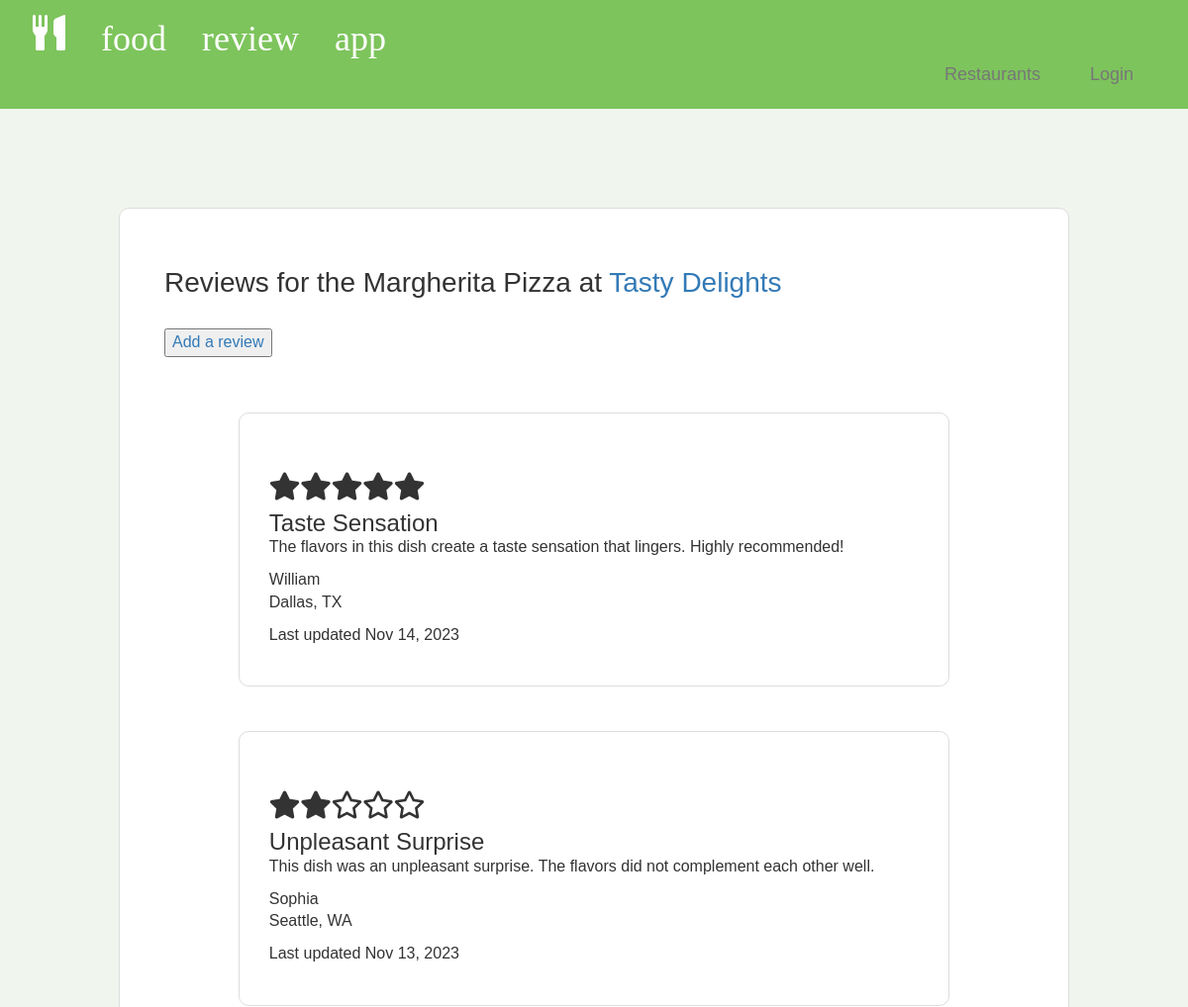
/reviews/review-list.php?food_item=1 (upper part), run on an earlier commit of the app's database.
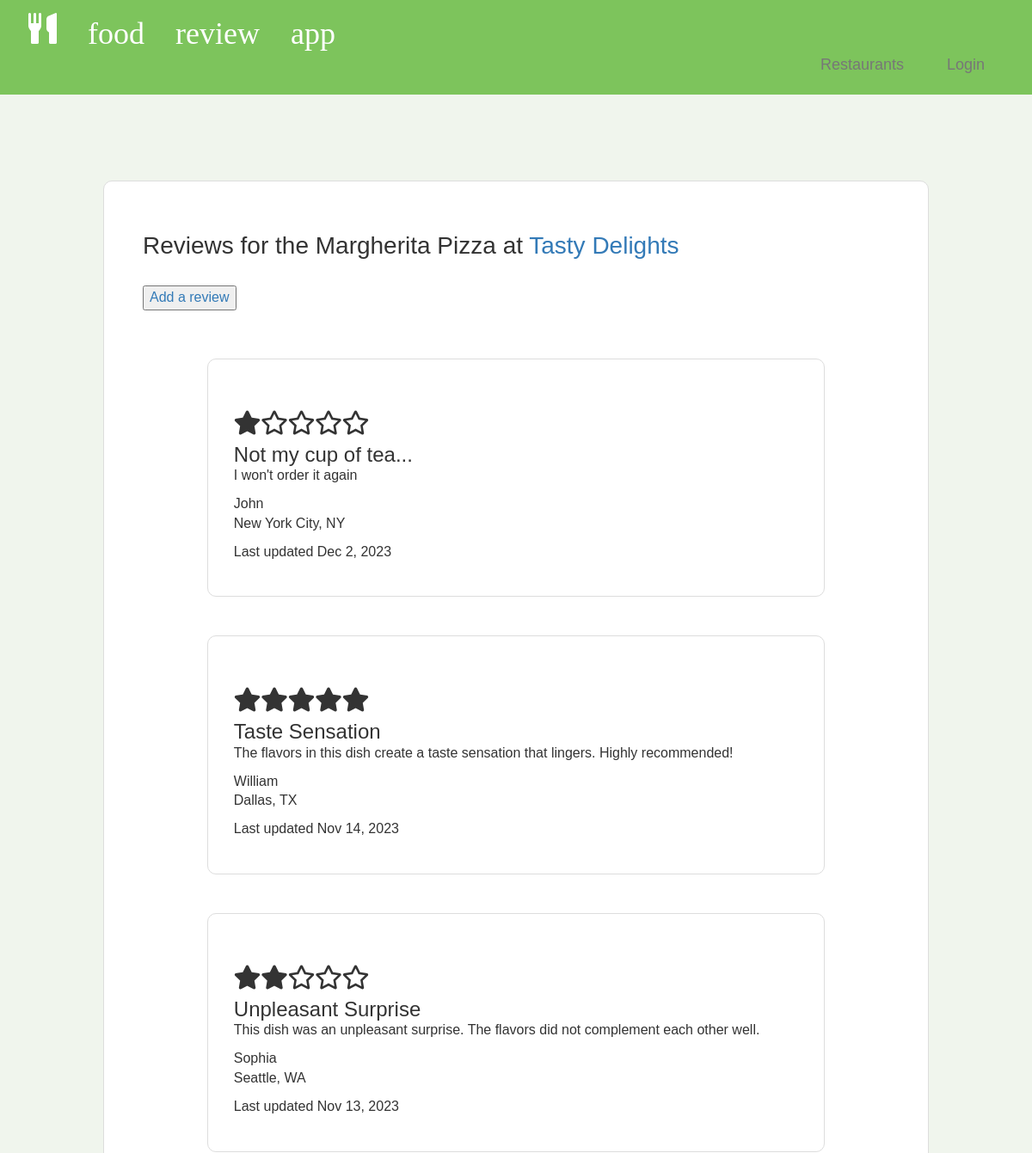
And on a later commit of the database.
### tables this page shows
CREATE TABLE IF NOT EXISTS `review` (
  `review_id` int NOT NULL AUTO_INCREMENT,
  `food_item_id` int NOT NULL,
  `member_id` int NOT NULL,
  `title` varchar(255) NOT NULL,
  `description` text,
  `rating` int NOT NULL,
  `date` date NOT NULL,
  PRIMARY KEY (`review_id`),
  KEY `food_item_id` (`food_item_id`),
  KEY `member_id` (`member_id`)
);

CREATE TABLE IF NOT EXISTS `member` (
  `member_id` int NOT NULL AUTO_INCREMENT,
  `first_name` varchar(255) NOT NULL,
  `last_name` varchar(255) NOT NULL,
  `city` varchar(255) NOT NULL,
  `state` varchar(255) NOT NULL,
  `user_id` int NOT NULL,
  PRIMARY KEY (`member_id`),
  KEY `user_id` (`user_id`)
);

### reviews/review-list.php (the view, shortened to what this page needs)
<html>
	<head>
<?php
require_once "../style/header.php";
require_once "../functions/star_rating.php";
require_once "../usermanagement/User.php";
if(isset($_GET['food_item']))	{
	$food_item_id = $_GET['food_item'];
	$conn = new mysqli($hn, $un, $pw, $db);
	$query = "
		select
			f.name as food_item_name,
			r.name as restaurant_name,
			f.restaurant_id
		from food_item as f
		left join restaurant as r
			on f.restaurant_id = r.restaurant_id
		where food_item_id='$food_item_id';
	";
	$result = $conn->query($query);
	$food_item = $result->fetch_array(MYSQLI_ASSOC);
	echo <<<_END
		<div class='card'>
		<div class='container-fluid'>
			<div class='row'>
				<div class="col-sm-12">
					<h2 style='text-align:left'>Reviews for the $food_item[food_item_name] at <a href='../food/food-view.php?restaurant=$food_item[restaurant_id]'>$food_item[restaurant_name]</a></h2><br>
				</div>
			</div>
			<div class='row'>
				<div class='col-sm-12'>
					<a href='review-add.php?food_item=$food_item_id'><button>Add a review</button></a>
				</div>
				<br><br>
			</div>
		</div>
	_END;
	$query = "
		select
		r.*,
		m.user_id,
		m.first_name,
		m.last_name,
		m.city,
		m.state
		from review as r
		left join member as m
			on r.member_id = m.member_id
		where food_item_id='$food_item_id'
		order by date desc;
	";
	$result = $conn->query($query);
	$rows = $result->num_rows;
	if($rows>0)	{
		for ($i=0; $i<$rows; $i++)	{
			$review = $result->fetch_array(MYSQLI_ASSOC);
			$review_date = new DateTime($review['date']);
			$review_date = $review_date->format("M j, Y");
			echo <<<_END
				<div class='container-fluid review-card'>
					<div class='row'>
						<div class='col-sm-12'>
			_END;
			echo '<h2 style="text-align:left">'.displayStarRating($review['rating']).'</h2>';
			if(isset($_SESSION['user'])){
				$user = $_SESSION['user'];
				$user_id = $user->user_id;
				$user_roles = $user->getRoles();
				if($user_id == $review['user_id']){
					echo <<<_END
									<h3>$review[title]</h3>
									<p>$review[description]</p>
								</div>
							</div>
							<div class='row'>
								<div class='col-sm-12'>
									<p>$review[first_name]<br>
									$review[city], $review[state]<br></p>
								</div>
							</div>
							<div class='row'>
								<div class='col-sm-8'>
									<p>Last updated $review_date</p>
								</div>
								<div class='col-sm-4'>
									<p><a href='review-update.php?review=$review[review_id]'>Update</a>
									<a href='review-delete.php?food_item=$food_item_id&review=$review[review_id]'>Delete</a></p>
								</div>
							</div>
						</div>
					_END;
				} else if($user_roles[0] == 'admin'){
					echo <<<_END
									<h3>$review[title]</h3>
									<p>$review[description]</p>
								</div>
							</div>
							<div class='row'>
								<div class='col-sm-12'>
									<p>$review[first_name]<br>
									$review[city], $review[state]<br></p>
								</div>
							</div>
							<div class='row'>
								<div class='col-sm-8'>
									<p>Last updated $review_date</p>
								</div>
								<div class='col-sm-4'>
									<p>
									<a href='review-delete.php?food_item=$food_item_id&review=$review[review_id]'>Delete</a></p>
								</div>
							</div>
						</div>
					_END;
				} else {
					echo <<<_END
									<h3>$review[title]</h3>
									<p>$review[description]</p>
								</div>
							</div>
							<div class='row'>
								<div class='col-sm-12'>
									<p>$review[first_name]<br>
									$review[city], $review[state]<br></p>
								</div>
							</div>
							<div class='row'>
								<div class='col-sm-6'>
									<p>Last updated $review_date</p>
								</div>
							</div>
						</div>
					_END;
				}
			} else {
				echo <<<_END
								<h3>$review[title]</h3>
								<p>$review[description]</p>
							</div>
						</div>
						<div class='row'>
								<div class='col-sm-12'>
									<p>$review[first_name]<br>
									$review[city], $review[state]<br></p>
								</div>
							</div>
							<div class='row'>
								<div class='col-sm-6'>
									<p>Last updated $review_date</p>
								</div>
							</div>
					</div>
				_END;
			}
		}
	}
}
?>
	<br><br>
	</body>
</html>

### functions/star_rating.php
<html>
	<head>
		<link rel="stylesheet" href="https://cdnjs.cloudflare.com/ajax/libs/font-awesome/5.15.3/css/all.min.css">
	</head>
	<body>
	</body>
</html>
<?php
function displayStarRating($rating) {
    $stars = "";
    for ($i = 1; $i <= 5; $i++) {
        if ($i <= $rating) {
            $stars .= '<i class="fas fa-star"></i>';
        } else {
            $stars .= '<i class="far fa-star"></i>';
        }
    }
    return $stars;
}
?>

What changed in the data, as far as the page shows it:
added review: rating 1 (drawn), title "Not my cup of tea...", description "I won't order it again", member.first_name "John", member.city "New York City", member.state "NY", date "Dec 2, 2023"
